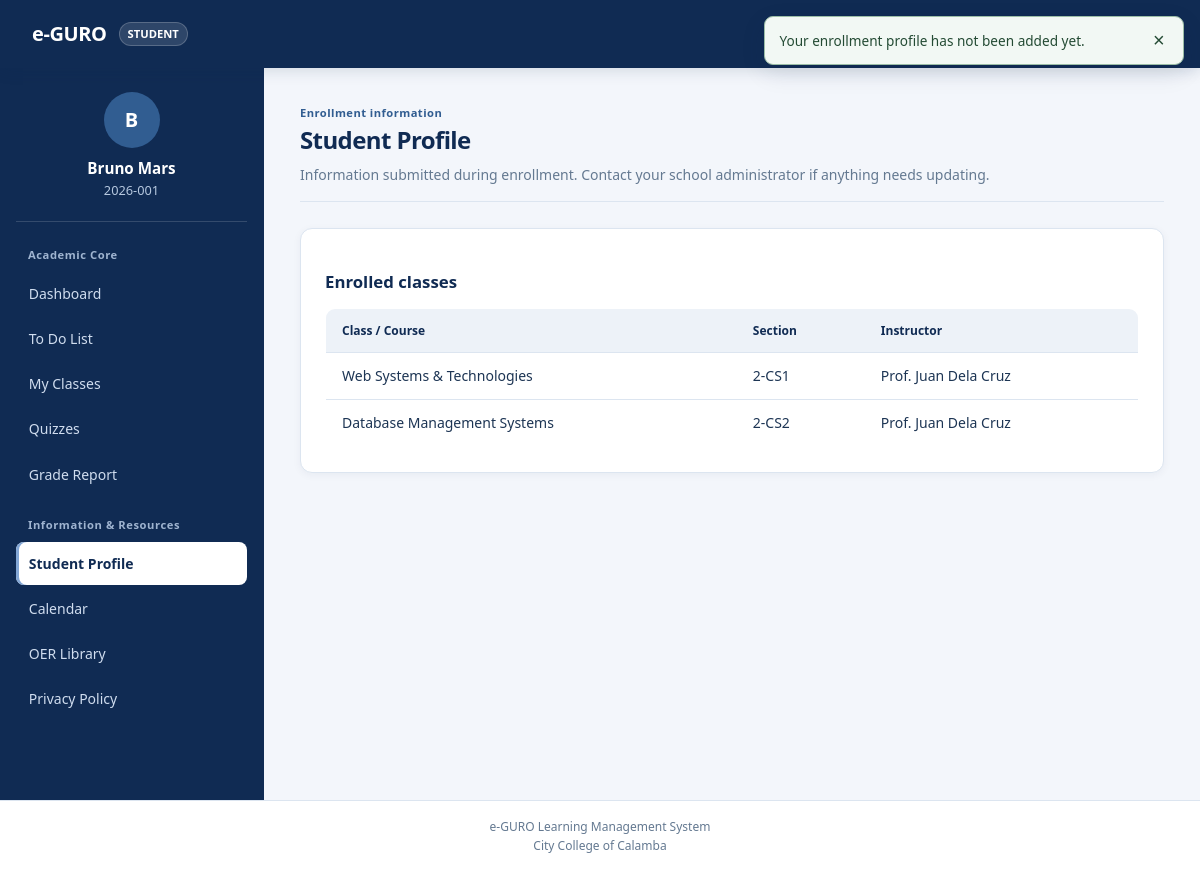
Page /student/student-info.php (signed in) on the committed database.
### tables this page shows
CREATE TABLE IF NOT EXISTS `classes` (
    `id` INT AUTO_INCREMENT PRIMARY KEY,
    `code` VARCHAR(50) NOT NULL UNIQUE,
    `name` VARCHAR(150) NOT NULL,
    `teacher_id` INT NULL,
    `fiscal_year` VARCHAR(50) DEFAULT '2026-2027',
    `semester` VARCHAR(50) DEFAULT '1st Semester',
    `created_at` DATETIME DEFAULT CURRENT_TIMESTAMP,
    FOREIGN KEY (`teacher_id`) REFERENCES `users`(`id`) ON DELETE SET NULL
);

CREATE TABLE IF NOT EXISTS `users` (
    `id` INT AUTO_INCREMENT PRIMARY KEY,
    `user_code` VARCHAR(50) NOT NULL UNIQUE,
    `full_name` VARCHAR(150) NOT NULL,
    `email` VARCHAR(150) NOT NULL UNIQUE,
    `password` VARCHAR(255) NOT NULL,
    `role` ENUM('admin', 'dean', 'teacher', 'student') NOT NULL,
    `created_at` DATETIME DEFAULT CURRENT_TIMESTAMP
);

### includes/student_data.php (called while the page is built, shortened)
<?php
function get_classes(): array
{
    $user = current_user();
    $pdo = Database::connect();
    $stmt = $pdo->prepare(
        'SELECT c.id, c.code AS section, c.name AS subject, u.full_name AS teacher
         FROM class_enrollments ce
         JOIN classes c ON c.id = ce.class_id
         LEFT JOIN users u ON u.id = c.teacher_id
         WHERE ce.student_id = ?
         ORDER BY c.code'
    );
    $stmt->execute([$user['id']]);
    return $stmt->fetchAll();
}

### includes/auth.php (called while the page is built, shortened)
<?php
function current_user(): ?array
{
    if (!empty($_SESSION['user'])) {
        return $_SESSION['user'];
    }
    return null;
}

### includes/functions.php (the view, shortened to what this page needs)
<?php
function e($value): string
{
    return htmlspecialchars((string) $value, ENT_QUOTES, 'UTF-8');
}
function render_table(array $headers, array $rows, string $empty = 'Nothing to show yet.'): void
{
    echo '<table class="data-table"><thead><tr>';
    foreach ($headers as $h) {
        echo '<th>' . e($h) . '</th>';
    }
    echo '</tr></thead><tbody>';
    foreach ($rows as $row) {
        echo '<tr>';
        foreach ($row as $cell) {
            if (is_array($cell) && isset($cell['href'])) {
                echo '<td><a href="' . e($cell['href']) . '">' . e($cell['text']) . '</a></td>';
            } else {
                echo '<td>' . e($cell) . '</td>';
            }
        }
        echo '</tr>';
    }
    echo '</tbody></table>';
}

### assets/css/style.css (style rules this page uses)
:root { --primary: #173b70; --primary-hover: #102b53; --primary-light: #eaf1fa; --secondary: #102b53; --accent: #315d91; --danger: #b42318; --danger-hover: #912018; --success: #245c39; --focus-ring: #315d91; --space-1: 0.25rem; --space-2: 0.5rem; --space-3: 0.75rem; --space-4: 1rem; --space-6: 1.5rem; --space-8: 2rem; --radius-sm: 0.5rem; --bg-main: #f3f6fb; --bg-surface: #ffffff; --border: #dce5f0; --text-main: #1d3554; --text-muted: #647991; --shadow-sm: 0 2px 8px rgba(16, 43, 83, 0.05); --shadow-md: 0 8px 24px rgba(16, 43, 83, 0.1); --radius: 12px; }
* { box-sizing: border-box; margin: 0; padding: 0; }
body { font-family: system-ui, -apple-system, sans-serif; background: var(--bg-main); color: var(--text-main); line-height: 1.5; }
.data-table { width: 100%; border-collapse: collapse; background: var(--bg-surface); border: 1px solid var(--border); border-radius: var(--radius); overflow: hidden; }
.data-table th { background: #f1f5f9; color: var(--secondary); font-size: 0.75rem; font-weight: 700; text-transform: none; padding: 0.75rem 1rem; text-align: left; }
.data-table td { padding: 0.75rem 1rem; border-top: 1px solid var(--border); font-size: 0.875rem; color: var(--text-main); }
body { line-height: 1.6; }
.data-table { border-radius: 10px; }
.data-table th { background: #edf2f8; }

### rows in the picture
classes: name "Web Systems & Technologies", code "2-CS1", teacher.full_name "Prof. Juan Dela Cruz"
classes: name "Database Management Systems", code "2-CS2", teacher.full_name "Prof. Juan Dela Cruz"

### other values in the picture
$user['role'] "STUDENT"
$avatarInitial "B"
$user['name'] "Bruno Mars"
$user['student_id'] "2026-001"
$sectionTitle "Academic Core"
$label "Dashboard"
$label "To Do List"
$label "My Classes"
$label "Quizzes"
$label "Grade Report"
$sectionTitle "Information & Resources"
$label "Student Profile"
$label "Calendar"
$label "OER Library"
$label "Privacy Policy"
